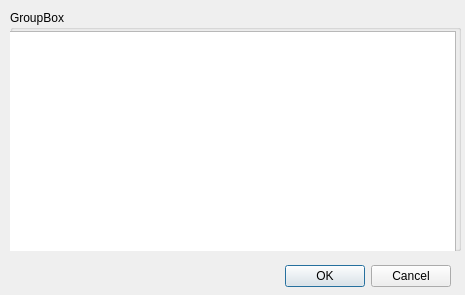
<?xml version="1.0" encoding="UTF-8"?>
<ui version="4.0">
 <class>ps3_extra_install_dialog</class>
 <widget class="QDialog" name="ps3_extra_install_dialog">
  <property name="geometry">
   <rect>
    <x>0</x>
    <y>0</y>
    <width>465</width>
    <height>295</height>
   </rect>
  </property>
  <property name="sizePolicy">
   <sizepolicy hsizetype="Preferred" vsizetype="Preferred">
    <horstretch>0</horstretch>
    <verstretch>0</verstretch>
   </sizepolicy>
  </property>
  <property name="windowTitle">
   <string>Extra game install</string>
  </property>
  <property name="windowIcon">
   <iconset>
    <normaloff>../Icons/disc_blue.png</normaloff>../Icons/disc_blue.png</iconset>
  </property>
  <widget class="QDialogButtonBox" name="extra_buttonbox">
   <property name="geometry">
    <rect>
     <x>10</x>
     <y>260</y>
     <width>441</width>
     <height>32</height>
    </rect>
   </property>
   <property name="orientation">
    <enum>Qt::Horizontal</enum>
   </property>
   <property name="standardButtons">
    <set>QDialogButtonBox::Cancel|QDialogButtonBox::Ok</set>
   </property>
  </widget>
  <widget class="QGroupBox" name="extra_groupbox">
   <property name="geometry">
    <rect>
     <x>10</x>
     <y>10</y>
     <width>451</width>
     <height>241</height>
    </rect>
   </property>
   <property name="title">
    <string>GroupBox</string>
   </property>
   <widget class="QListWidget" name="extra_game_list">
    <property name="geometry">
     <rect>
      <x>-5</x>
      <y>21</y>
      <width>451</width>
      <height>221</height>
     </rect>
    </property>
    <property name="alternatingRowColors">
     <bool>true</bool>
    </property>
    <property name="selectionMode">
     <enum>QAbstractItemView::MultiSelection</enum>
    </property>
   </widget>
  </widget>
 </widget>
 <resources/>
 <connections>
  <connection>
   <sender>extra_buttonbox</sender>
   <signal>accepted()</signal>
   <receiver>ps3_extra_install_dialog</receiver>
   <slot>accept()</slot>
   <hints>
    <hint type="sourcelabel">
     <x>248</x>
     <y>254</y>
    </hint>
    <hint type="destinationlabel">
     <x>157</x>
     <y>274</y>
    </hint>
   </hints>
  </connection>
  <connection>
   <sender>extra_buttonbox</sender>
   <signal>rejected()</signal>
   <receiver>ps3_extra_install_dialog</receiver>
   <slot>reject()</slot>
   <hints>
    <hint type="sourcelabel">
     <x>316</x>
     <y>260</y>
    </hint>
    <hint type="destinationlabel">
     <x>286</x>
     <y>274</y>
    </hint>
   </hints>
  </connection>
 </connections>
</ui>
